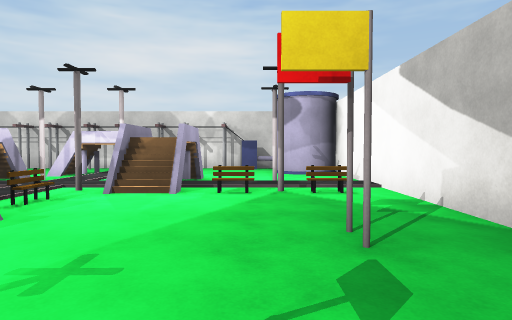
View 1 (above)

18 first-person views from a walk through a 3-D level made in the Unity game engine. The camera is 1.4 m above the floor, tilts 2° down and sees 75° across. The floor is counted in squares, 2 m on a side. Each view is taken from the middle of a square. On the plan, view 1 faces up. The plan holds only what a view shows up to about 10 squares ahead; the rest is blank. The place goes on beyond the plan. The player character is not drawn. Some animated figures are not drawn. Surface patterns are stand-ins for the level's own textures.

View 2
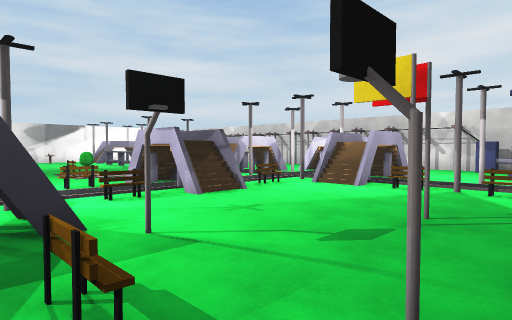

View 3
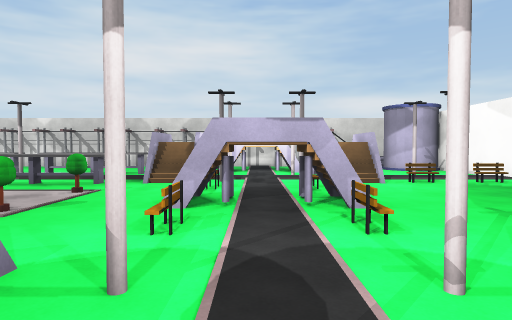

View 4
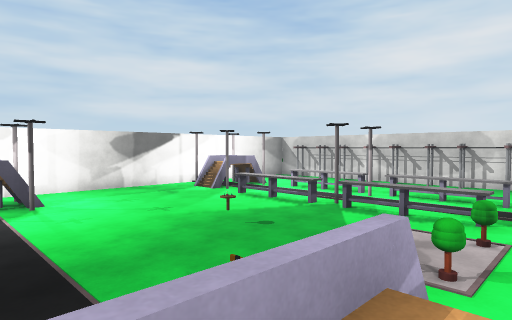

View 5
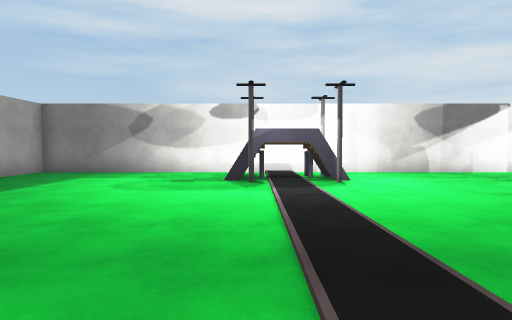

View 6
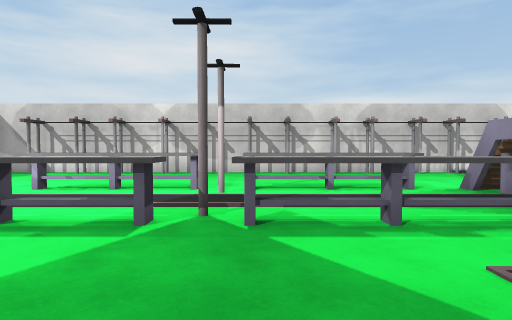

View 7
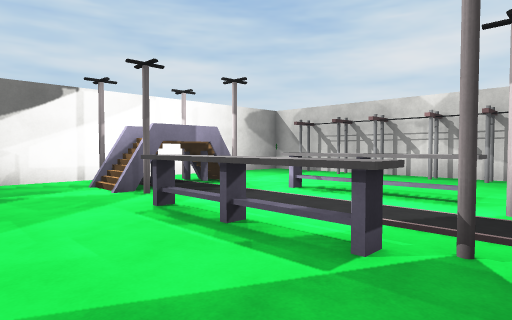

View 8
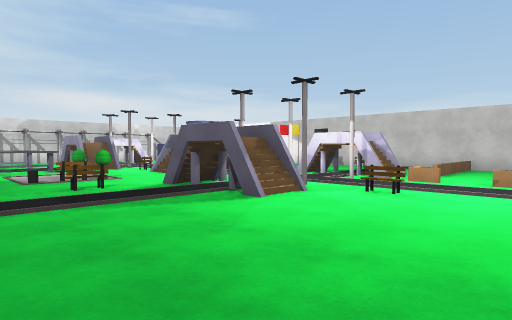

View 9
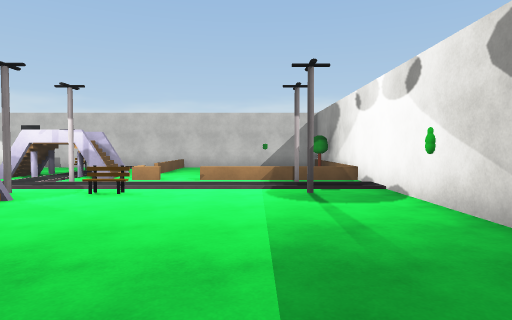

View 10
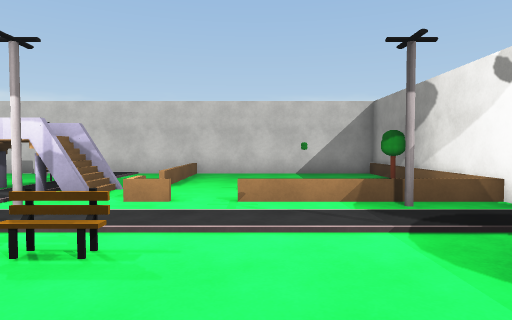

View 11
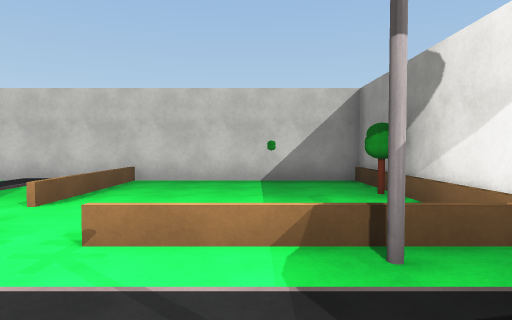

View 12
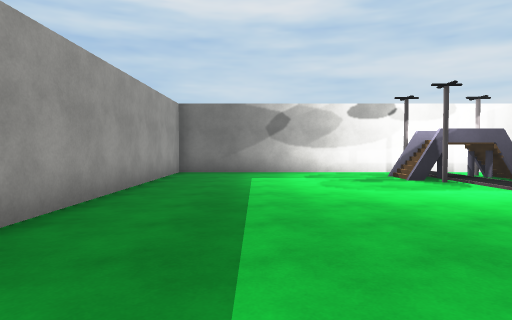

View 13
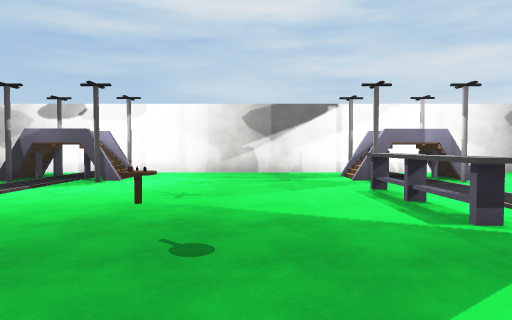

View 14
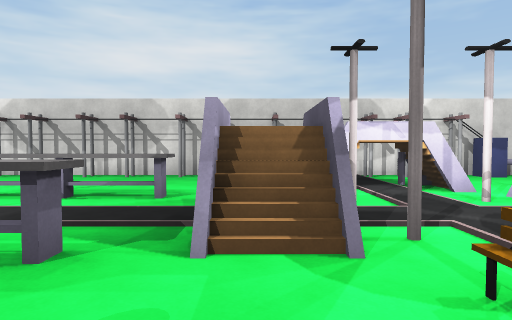

View 15
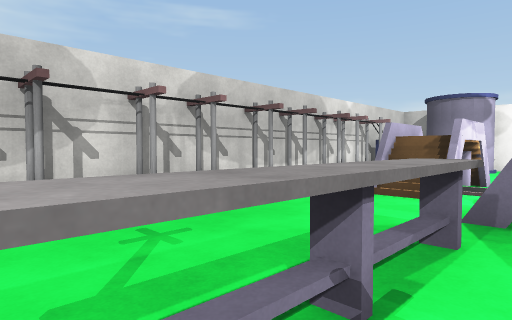

View 16
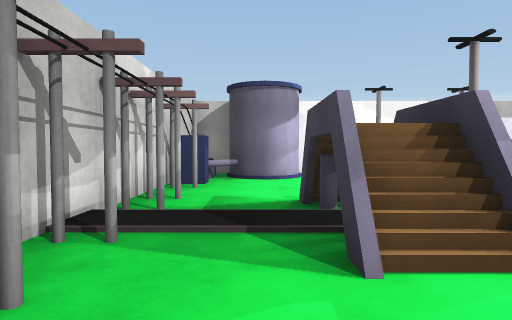

View 17
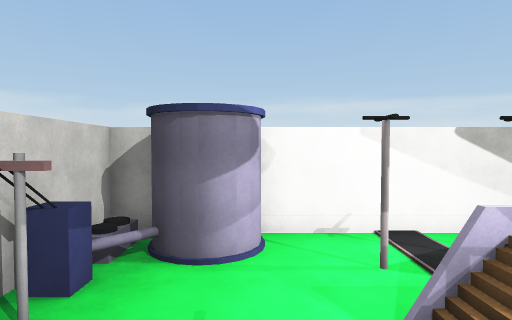

View 18
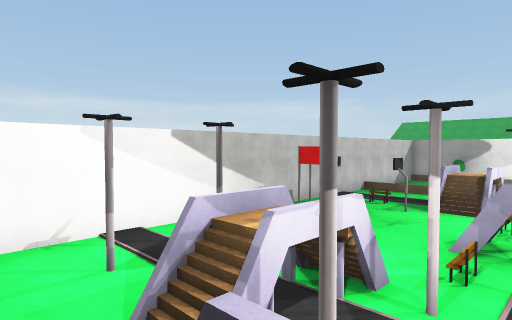

### Floor plan
Key: @ floor where view 1 was taken; # wall or solid block; . floor; / step, stairs or slope; = window, fence, low wall or low ledge; ^ raised ledge; v drop or lower ground; S streetlight; C grey cylinder; B blue block; T tree; A basket; L black disc; O other object.
Columns run from 18 left of view 1 to 3 right of it. Each row starts with its distance up from view 1.
 12  #^#^^#^^^#^#^#     ^
 11  .OCOC.CCCCCCC.C.OBL^
 10 #..................##
  9   ...........///...##
  8 #.///^^^^^^./...//...
  7 #S/S...S..../S.S//S..=
  6 #.//......../S.S//...=
  5 #S/S^^^S^^^./.../OSO.
  4 #..........T.O.#.....#
  3 #............///...C.=
  2  ......O...TO///...C.=
  1 #............O./.....=
  0 #S/S......O.=S.S/A@.A=
 -1 #./v......../...//O..=
 -2 #S/S......../S.S#/...=
 -3 #...............====.=
 -4  ............O......^
 -5  ..............=.....=
 -6 #..............= ....O
 -7  ............S.S ....
 -8  ........ ......^.T..#
 -9    = = =    T =

Where each view was taken, in squares from view 1:
view 1: 0 up, 0 right, facing up
view 2: 1 down, 2 right, facing up-left
view 3: 2 down, 4 left, facing up
view 4: 2 down, 6 left, facing up-left
view 5: 2 down, 8 left, facing left
view 6: 2 up, 10 left, facing up
view 7: 3 up, 10 left, facing up-left
view 8: 6 down, 10 left, facing up-right
view 9: 6 down, 10 left, facing right
view 10: 5 down, 7 left, facing right
view 11: 6 down, 5 left, facing right
view 12: 6 down, 8 left, facing left
view 13: 3 up, 8 left, facing left
view 14: 3 up, 6 left, facing up
view 15: 7 up, 10 left, facing up-right
view 16: 10 up, 7 left, facing right
view 17: 9 up, 4 left, facing right
view 18: 9 up, 4 left, facing down-right
